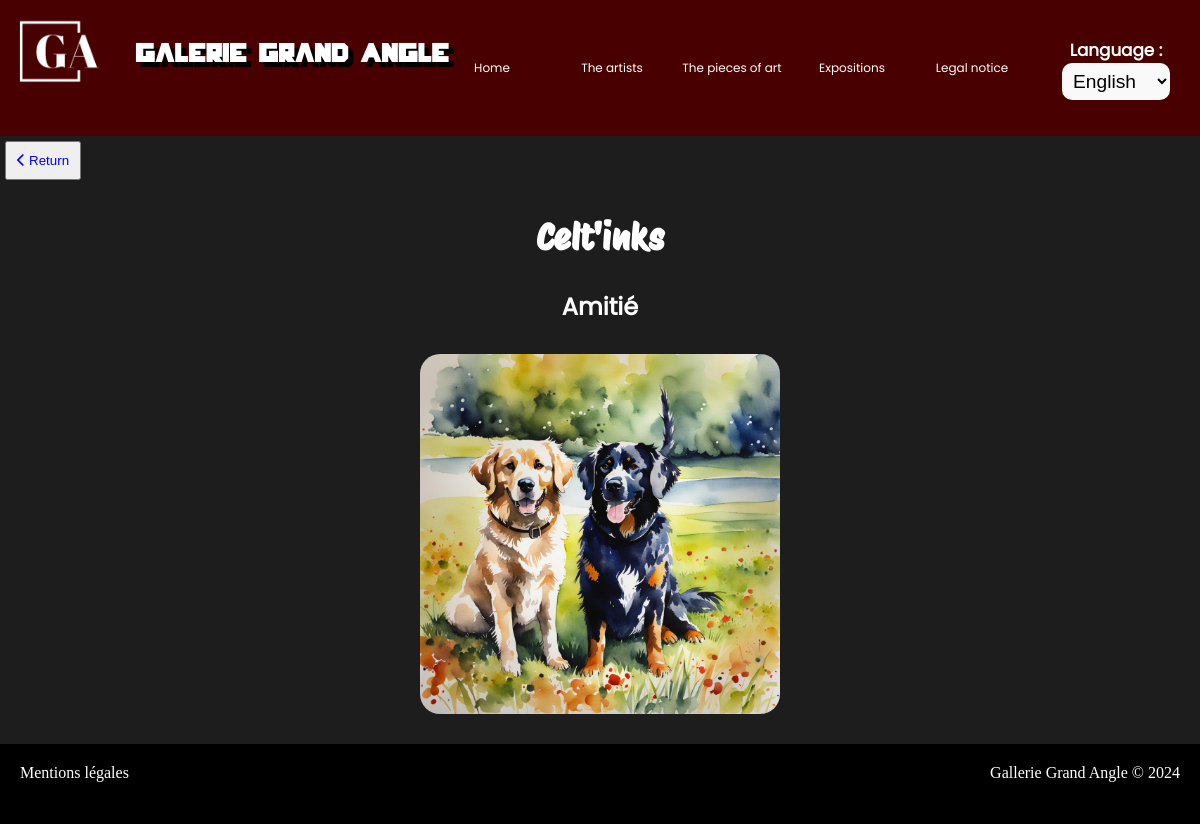
/visiteur/expo_suite.php?id_expo=2, run on the app's committed database.
### tables this page shows
CREATE TABLE IF NOT EXISTS `oeuvres_expo` (
  `id_oeuvres` int NOT NULL AUTO_INCREMENT,
  `nom_oeuvre` varchar(100) NOT NULL,
  `chemin_image` varchar(150) DEFAULT NULL,
  `description_oeuvre` text,
  `date_realisation` date NOT NULL,
  `nombre_vues` int DEFAULT NULL,
  `largeur` decimal(15,2) DEFAULT NULL,
  `hauteur` decimal(15,2) DEFAULT NULL,
  `poids` decimal(15,2) DEFAULT NULL,
  `profondeur` decimal(15,2) DEFAULT NULL,
  `duree` time DEFAULT NULL,
  `date_livraison_prevu` date NOT NULL,
  `date_livraison_reel` date DEFAULT NULL,
  `id_type_oeuvre` int NOT NULL,
  PRIMARY KEY (`id_oeuvres`),
  KEY `id_type_oeuvre` (`id_type_oeuvre`)
);

CREATE TABLE IF NOT EXISTS `exposition` (
  `id_expo` int NOT NULL AUTO_INCREMENT,
  `date_debut` date NOT NULL,
  `date_fin` date NOT NULL,
  `report_frequentation` int DEFAULT NULL,
  `nom_directeur_artistique` varchar(100) DEFAULT NULL,
  `prenom_directeur_artistique` varchar(100) DEFAULT NULL,
  `email_directeur_artistique` varchar(150) DEFAULT NULL,
  `nombre_oeuvres` int DEFAULT NULL,
  `nom_expo` varchar(100) NOT NULL,
  `id_theme` int NOT NULL,
  PRIMARY KEY (`id_expo`),
  KEY `id_theme` (`id_theme`)
);

### visiteur/expo_suite.php (called while the page is built, shortened)
<?php
require "../config/pdo.php";
include "includes/pages/header.php";
include "includes/components/recup_exopo_par_oeuvres.php";
include "includes/pages/footer.php";
?>

### visiteur/includes/components/recup_exopo_par_oeuvres.php (the view, shortened to what this page needs)
<?php
$lang = isset($_GET['lang']) ? $_GET['lang'] : substr($_SERVER['HTTP_ACCEPT_LANGUAGE'], 0, 2);
$langList = ["FR", "EN", "DE", "RU", "ZH"];
if (!in_array($lang, $langList)) {
    $lang = "FR";
}
?>
<button class="artistReturn">
<a href="expo.php?&lang=<?php echo $lang ?>"><i class="fa-solid fa-chevron-left"></i> <?php echo retour ?></a>
</button>
<?php
require_once "../config/pdo.php";
$id_expo = isset($_GET['id_expo']) ? $_GET['id_expo'] : null;
try {
    $sql = "SELECT oeuvres_expo.*, exposition.nom_expo
            FROM oeuvres_expo
            INNER JOIN contenir ON oeuvres_expo.id_oeuvres = contenir.id_oeuvres
            INNER JOIN exposition ON contenir.id_expo = exposition.id_expo
            WHERE contenir.id_expo = ?";
    $stmt = $db->prepare($sql);
    $stmt->execute([$id_expo]);
    $oeuvres = $stmt->fetchAll(PDO::FETCH_ASSOC);
    if (count($oeuvres) === 0) {
        echo "Aucune œuvre trouvée pour cette exposition.";
    } else {
        foreach ($oeuvres as $oeuvre) {
            echo "<div class='expoPlus'>";
            echo "<h2>" . $oeuvre['nom_expo'] . "</h2>";
            echo "<h3>" . $oeuvre['nom_oeuvre'] . "</h3>";
            echo "<img src='" . $oeuvre['chemin_image'] . "' alt='" . $oeuvre['nom_oeuvre'] . "'>";
            echo "</div>";
        }
    }
} catch (PDOException $e) {
    echo "Erreur de requête : " . $e->getMessage();
}
?>

### assets/css/style.css (style rules this page uses)
@media screen and (min-width: 726px) and (max-width: 1920px) { * { box-sizing: border-box; margin: 0; padding: 0; list-style: none; text-decoration: none; } }
@media screen and (min-width: 726px) and (max-width: 1920px) { body { background-color: rgb(29, 29, 29); overflow-x: hidden; } }
@media screen and (min-width: 726px) and (max-width: 1920px) { #infos h2,h3 { display: flex; justify-content: center; margin-bottom: 1rem; } }
@media screen and (min-width: 726px) and (max-width: 1920px) { .artistReturn { padding: 10px; margin: 5px; } }
@media screen and (min-width: 726px) and (max-width: 1920px) { .expoPlus { display: flex; flex-direction: column; justify-content: center; align-items: center; color: white; } }
@media screen and (min-width: 726px) and (max-width: 1920px) { .expoPlus h2 { font-family: 'Subtitle'; font-size: 3vw; margin: 30px; } }
@media screen and (min-width: 726px) and (max-width: 1920px) { .expoPlus h3 { font-family: 'text'; font-size: 2vw; margin-bottom: 30px; } }
@media screen and (min-width: 726px) and (max-width: 1920px) { .expoPlus img { width: 30%; margin-bottom: 30px; border-radius: 20px; } }

### data on the page
oeuvres_expo: exposition.nom_expo "Celt'inks", nom_oeuvre "Amitié", chemin_image (picture)

### other printed values
home "Home"
artist "The artists"
art "The pieces of art"
expo "Expositions"
mention "Legal notice"
lang "Language"
retour "Return"
